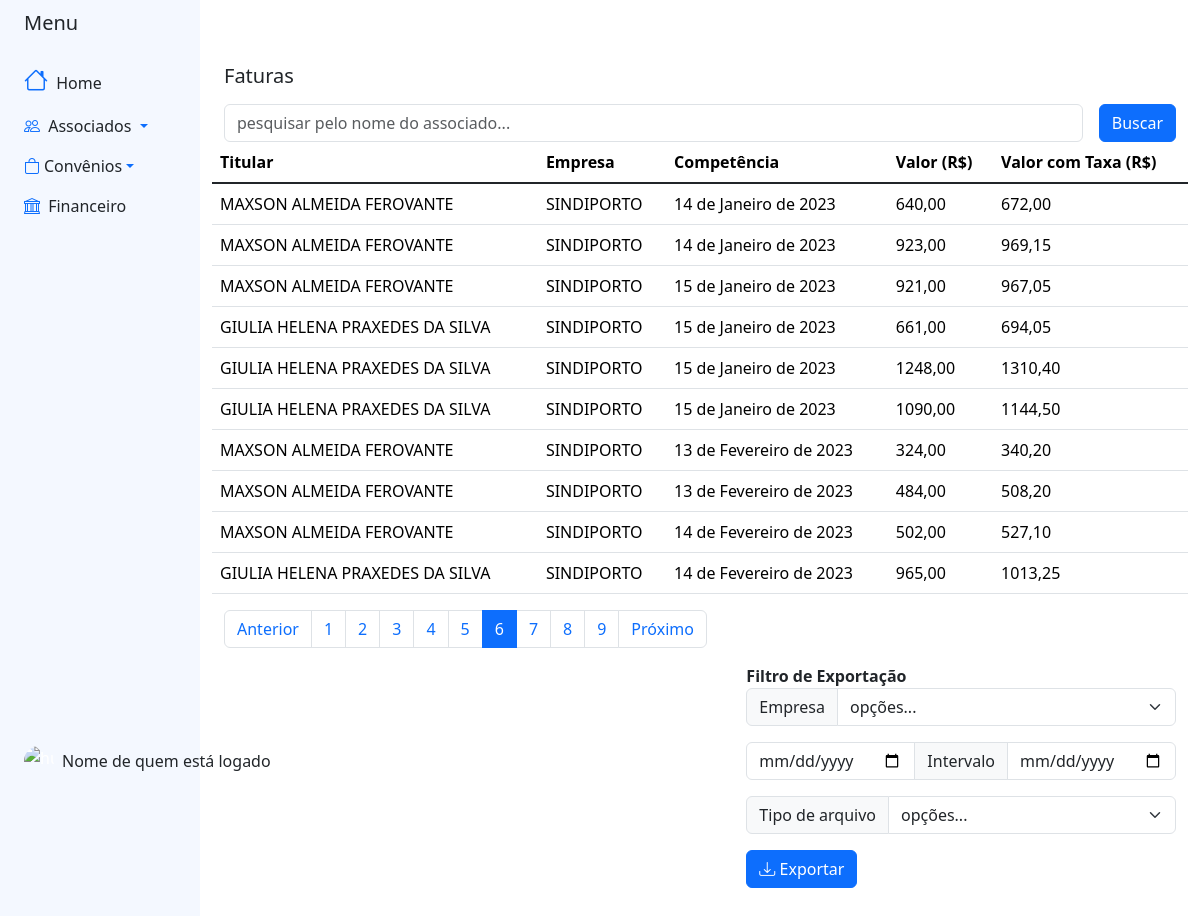
Page /convenios/listarFaturas/?page=6 on the earlier database version.
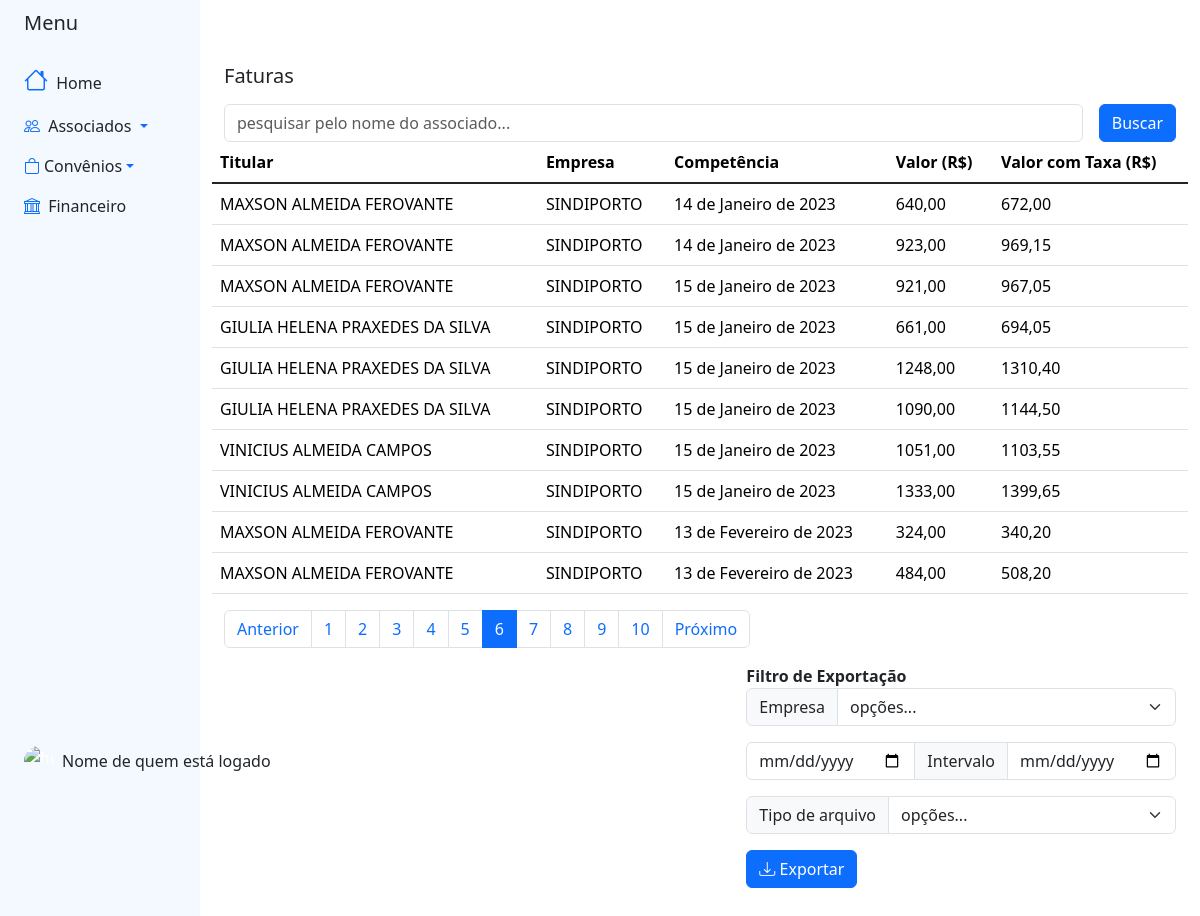
Same page on the later database version.
### blackpearl/convenios/models.py (models this page shows, shortened)
class Base(models.Model):
    criado = models.DateField('Data de Criação', auto_now_add=True)
    modificado = models.DateField('Data de Atualização', auto_now_add=True)
    ativo = models.BooleanField('Ativo?', default=True)
    class Meta:
        abstract = True

class FaturaCartao(Base):
    cartao = models.ForeignKey(CartaoConvenioVolus, on_delete=models.CASCADE, related_name='cartao')
    valor = models.DecimalField('Valor da Fatura', max_digits=8, decimal_places=2)
    valorComTaxa = models.DecimalField('Valor da Fatura com a Taxa Adm', max_digits=8, decimal_places=2,  null=True, blank=True)
    competencia = models.DateField('Competência')

class CartaoConvenioVolus(Base):
    nome = models.CharField('Nome do Cartão', max_length=20, default='Convênio Volus')
    titular = models.ForeignKey(Associado, on_delete=models.CASCADE, related_name='cartaovolus')
    valorLimite = models.DecimalField('Valor do Limite', max_digits=8, decimal_places=2)
    status = models.CharField('Status', max_length=20, choices=status_choices)
    def __str__(self):
        return '{}'.format(self.titular)

### blackpearl/associados/models.py (models this page shows, shortened)
class Base(models.Model):
    criado = models.DateField('Data de Criação', auto_now_add=True)
    modificado = models.DateField('Data de Atualização', auto_now_add=True)
    ativo = models.BooleanField('Ativo?', default=True)
    class Meta:
        abstract = True

class Associado(Base):
    nomecompleto = models.CharField('Nome Completo', max_length=300)
    dataNascimento = models.DateField('Data de Nascimento')
    sexo = models.CharField('Sexo', max_length=1, choices=SEXO_CHOICES)
    cpf = models.CharField('CPF', max_length=11)
    identidade = models.CharField('Identidade', max_length=20, default='')
    orgemissor = models.CharField('Órgão Emissor', max_length= 6, choices=ORGEMISSOR_CHOICES, default='')
    estadocivil = models.CharField('Estado Civil', max_length= 2, choices=ESTADOCIVIL_CHOICES, default='')
    dataAssociacao = models.DateField('Data de Associação')
    associacao = models.CharField('Associação', max_length=50, choices=ASSOCIACAO_CHOICES, default= '')
    matricula = models.IntegerField('Matricula', null=True)
    empresa  = models.ForeignKey(Empresa, on_delete=models.CASCADE, related_name='empresa')
    email = models.EmailField('e-mail')
    dddNumeroContato = models.CharField('DDD', max_length=2)
    numeroContato = models.CharField('Celular', max_length=9)
    slug = models.SlugField('Slug', max_length=100, blank=True, editable=False)
    cep = models.CharField('CEP', max_length=9)
    logradouro = models.CharField('Logradouro', max_length=200)
    num = models.IntegerField('Número')
    bairro = models.CharField('Bairro', max_length=100)
    cidade = models.CharField('Cidade', max_length=100)
    estado = models.CharField('Estado (UF)', max_length=2, choices=ESTADOS_CHOICES, default='')
    def __str__(self):
        return '{}'.format(self.nomecompleto)

class Empresa(Base):
    nome = models.CharField('Nome da empresa', max_length= 100)
    estado = models.CharField('Estado de atuação', max_length=20, choices= ESTADOS_CHOICES)
    def __str__(self):
        return self.nome

### blackpearl/convenios/views.py (the view)
# urls.py: path('listarFaturas/', views.listarFaturas, name ='listarFaturas'),
def listarFaturas(request):
    nome_pesquisado = request.GET.get('obj')
    if nome_pesquisado:
        faturas = FaturaCartao.objects.filter(cartao__titular__nomecompleto__icontains=nome_pesquisado).order_by('cartao')
    else:
        faturas = FaturaCartao.objects.filter().order_by('competencia')
    paramentro_page = request.GET.get('page', '1')
    paramentro_limit = request.GET.get('limit', '10')
    if not (paramentro_limit.isdigit() and int(paramentro_limit) > 0):
        paramentro_limit = '10'
    fatura_paginator = Paginator(faturas, paramentro_limit)
    try:
        page = fatura_paginator.page(paramentro_page)
    except (EmptyPage, PageNotAnInteger):
        page = fatura_paginator.page(1)
    context = {
        'list_objs': page
    }
    return render(request, 'convenios/listarFaturas.html',context)

### blackpearl/convenios/templates/convenios/listarFaturas.html (shortened to what this page needs)
{% extends "base_sidebar.html" %}
{% block bootstrap5_content %}
{% load bootstrap5 %}
{% load static %}
<div class="container py-5 ">
    <h5 class="card-heard">Faturas
    </h5>
    <div class="row d-flex justify-content-center align-items-center h-50 ">
        {% include 'search.html' with href='listarFaturas' %}
        <table class="table table-hover" >
                        <thead>
                          <tr>
                              <th scope="col">Titular</th>
                              <th scope="col">Empresa</th>
                              <th scope="col">Competência</th>
                              <th scope="col">Valor (R$)</th>
                              <th scope="col">Valor com Taxa (R$)</th>
                          </tr>
                        </thead>
                            <tbody class="table-group-divider">
                              {% for fatura in list_objs %}
                              <tr>
                                  <td>{{ fatura.cartao }}</td>
                                  <td>{{ fatura.cartao.titular.empresa }}</td>
                                  <td>{{ fatura.competencia }}</td>
                                  <td>{{ fatura.valor }}</td>
                                  <td>{{ fatura.valorComTaxa }}</td>
                              </tr>
                              {% endfor %}
                          </tbody>
        </table>
        {% include 'pagination.html' with href='listarFaturas'%}
        <div class="filtros d-grid gap-2 d-md-flex justify-content-md-end">
            <form class="form" action="{% url 'exportar' %}" method="GET">
                {% buttons %}
                <span class="fw-bold"> Filtro de Exportação</span>
                <div class="form-group col-sm">
                    <div class="input-group mb-3">
                        <label class="input-group-text" for="inputGroupSelectEmpresa">Empresa</label>
                        <select class="form-select" id="inputGroupSelectEmpresa" name="inputGroupSelectEmpresa">
                        <option selected>opções...</option>
                        </select>
                    </div>
                    <div class="input-group mb-3">
                        <input type="date" name="start_date" class="form-control" placeholder="Data inicial" aria-label="Data inicial">
                        <span class="input-group-text">Intervalo</span>
                        <input type="date" name="end_date" class="form-control" placeholder="Data final" aria-label="Data final">
                    </div>
                    <div class="input-group mb-3">
                        <label class="input-group-text" for="inputGroupSelectTipoArquivo">Tipo de arquivo</label>
                        <select class="form-select" id="inputGroupSelectTipoArquivo" name="inputGroupSelectTipoArquivo">
                            <option selected>opções...</option>
                        </select>
                    </div>
                </div>
                <button type="submit" class="btn btn-primary"><i class="bi bi-download"></i> Exportar</button>
                {% endbuttons %}
            </form>
        </div>
    </div>
</div>
{% endblock bootstrap5_content %}

Differences in the rows shown:
no longer on this page (row unchanged): FaturaCartao: cartao "MAXSON ALMEIDA FEROVANTE", cartao.titular.empresa "SINDIPORTO", competencia "14 de Fevereiro de 2023", valor "502,00", valorComTaxa "527,10"
no longer on this page (row unchanged): FaturaCartao: cartao "GIULIA HELENA PRAXEDES DA SILVA", cartao.titular.empresa "SINDIPORTO", competencia "14 de Fevereiro de 2023", valor "965,00", valorComTaxa "1013,25"
added FaturaCartao: cartao "VINICIUS ALMEIDA CAMPOS", cartao.titular.empresa "SINDIPORTO", competencia "15 de Janeiro de 2023", valor "1051,00", valorComTaxa "1103,55"
added FaturaCartao: cartao "VINICIUS ALMEIDA CAMPOS", cartao.titular.empresa "SINDIPORTO", competencia "15 de Janeiro de 2023", valor "1333,00", valorComTaxa "1399,65"
Other differences:
new list line: "10"
